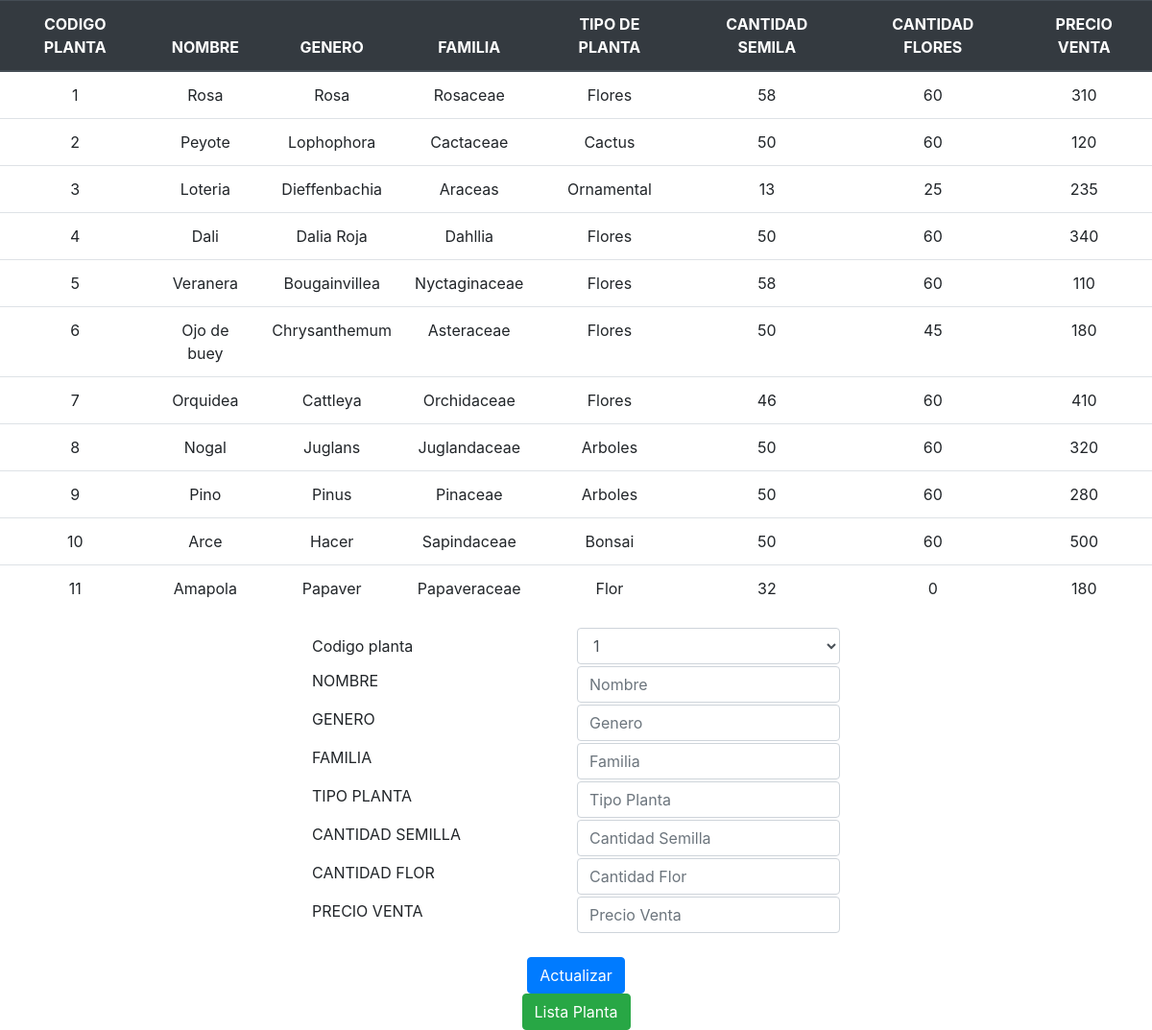
Page /Actualizar/actualizar_planta.php on the committed database.
### tables this page shows
CREATE TABLE IF NOT EXISTS `planta` (
  `codigo_planta` int(11) NOT NULL AUTO_INCREMENT,
  `nombre` varchar(25) NOT NULL,
  `genero` varchar(25) NOT NULL,
  `familia` varchar(25) NOT NULL,
  `tipo_planta` varchar(25) NOT NULL,
  `cantidad_semilla` int(11) NOT NULL DEFAULT '0',
  `cantidad_flor` int(11) NOT NULL DEFAULT '0',
  `precio_venta` int(11) NOT NULL DEFAULT '0',
  `eliminar` int(11) NOT NULL DEFAULT '0',
  PRIMARY KEY (`codigo_planta`)
);

### Actualizar/actualizar_planta.php (the view, shortened to what this page needs)
<!DOCTYPE html>
<html>
<head>
                <link rel="stylesheet" href="../css/bootstrap.min.css">
</head>
<body>
	<?php
	if (isset($_POST['submit']))
	{
		$codigo_planta=$_POST["codigo_planta"];
		$nombre=$_POST["nombre"];
		$genero=$_POST["genero"];
		$familia=$_POST["familia"];
		$tipo_planta=$_POST["tipo_planta"];
		$cantidad_semilla=$_POST["cantidad_semilla"];
		$cantidad_flor=$_POST["cantidad_flor"];
		$precio_venta=$_POST["precio_venta"];
		$error=false;
		if (empty($codigo_planta)) {
			echo "<center><p>codigo_planta empleado vacio ó no valido.</p></center>";
			$error=true;
		}
		if (empty($nombre) || is_numeric($nombre)) {
			echo "<center><p>nombre empleado vacio ó no valido.</p></center>";
			$error=true;
		}
		if (empty($genero) || is_numeric($genero)) {
			echo "<center><p>genero planta vacio ó no valido</p></center>";
			$error=true;
		}
		if (empty($familia) || is_numeric($familia)) {
			echo "<center><p>familia vacio ó no valido</p></center>";
			$error=true;
		}
		if (empty($tipo_planta) || is_numeric($tipo_planta)) {
			echo "<center><p>tipo_planta cultivo vacio ó no valido</p></center>";
			$error=true;
		}
		if (empty($cantidad_semilla) || !is_numeric($cantidad_semilla) || $cantidad_semilla<0) {
			echo "<center><p>cantidad_semilla abono cultivo vacio ó no valido</p></center>";
			$error=true;
		}
		if (empty($cantidad_flor) || !is_numeric($cantidad_flor) || $cantidad_flor<0) {
			echo "<center><p>cantidad_flor cultivo vacio ó no valido</p></center>";
			$error=true;
		}
		if (empty($precio_venta) || !is_numeric($precio_venta) || $precio_venta<0) {
			echo "<center><p>precio_venta cultivo vacio ó no valido</p></center>";
			$error=true;
		}
		if ($error)
		{
                    ?>
                        <center><td><input type="button" name="volver" value="Pagina anterior" class="btn btn-success" onclick="window.location.href='actualizar_planta.php'"></td></center>
                    <?php
		}else
		{
			require('../conexion.php');
			$sql="UPDATE planta SET nombre='$nombre', genero='$genero',familia='$familia',tipo_planta='$tipo_planta',cantidad_semilla=$cantidad_semilla,cantidad_flor=$cantidad_flor, precio_venta=$precio_venta WHERE codigo_planta=$codigo_planta";
			if ($link->query($sql) === TRUE) {
			    echo "<center><p>Registro actualizado satisfactoriamente</p></center>";
                            ?>
                            <center><td><input type="button" name="volver" value="Actualice una nueva planta" class="btn btn-success" onclick="window.location.href='actualizar_planta.php'"></td></center>
                            <?php
                        } else {
			    echo "Error: " . $sql . "<br>" . $link->error;
			}
		}
	}
	else
	{
	?>
		<div>
                     <table align="center" class="table">
                                <thead class="thead-dark">
                                    <tr>
                                        <th class="thead-dark" scope="col"><center>CODIGO PLANTA</center></th>
                                        <th class="thead-dark" scope="col"><center>NOMBRE</center></th>
                                        <th class="thead-dark" scope="col"><center>GENERO</center></th>
                                        <th class="thead-dark" scope="col"><center>FAMILIA</center></th>
                                        <th class="thead-dark" scope="col"><center>TIPO DE PLANTA</center></th>
                                        <th class="thead-dark" scope="col"><center>CANTIDAD SEMILA</center></th>
                                        <th class="thead-dark" scope="col"><center>CANTIDAD FLORES</center></th>
                                        <th class="thead-dark" scope="col"><center>PRECIO VENTA</center></th>
                                    </tr>
                                </thead>
					<?php
						require('../conexion.php');
						$query="SELECT * FROM planta WHERE eliminar = 0 ORDER BY codigo_planta";
						$resultado=mysqli_query($link,$query);
						while ($extraido= mysqli_fetch_array($resultado)) {
							echo "<tr align='center'><td>".$extraido['codigo_planta']."</td>";
							echo "<td>".$extraido['nombre']."</td>";
							echo "<td>".$extraido['genero']."</td>";
							echo "<td>".$extraido['familia']."</td>";
							echo "<td>".$extraido['tipo_planta']."</td>";
							echo "<td>".$extraido['cantidad_semilla']."</td>";
							echo "<td>".$extraido['cantidad_flor']."</td>";
							echo "<td>".$extraido['precio_venta']."</td></tr>";
						}
					?>
			</table>
		</div>
	<form method="post" action="actualizar_planta.php">
		<center>
		<table>
			<tr>
				<td>Codigo planta</td>
				<td>
					<select class="form-control" name="codigo_planta">
					<?php
						require ('../conexion.php');
						$query= "SELECT * FROM planta WHERE eliminar = 0 ORDER BY codigo_planta";
						$resultado= mysqli_query($link,$query);
						while($extraido= mysqli_fetch_array($resultado))
						{
							echo "<option value='$extraido[codigo_planta]'>$extraido[codigo_planta]</option>";
						}
					?>
					</select>
				</td>
                        <tr>
                            <div  class="form-group">
                                <td width="50%"><label>NOMBRE</label></td>
                                <td width="50%"><input type="name" name="nombre" class="form-control" placeholder="Nombre"></td>
                            </div>
                        </tr>
                        <tr>
                            <div  class="form-group">
                                <td width="50%"><label>GENERO</label></td>
                                <td width="50%"><input type="name" name="genero" class="form-control" placeholder="Genero"></td>
                            </div>
                        </tr>
			<tr>
                            <div  class="form-group">
                                <td width="50%"><label>FAMILIA</label></td>
                                <td width="50%"><input type="name" name="familia" class="form-control" placeholder="Familia"></td>
                            </div>
                        </tr>
			<tr>
                            <div  class="form-group">
                                <td width="50%"><label>TIPO PLANTA</label></td>
                                <td width="50%"><input type="name" name="tipo_planta" class="form-control" placeholder="Tipo Planta"></td>
                            </div>
                        </tr>
			<tr>
                            <div  class="form-group">
                                <td width="50%"><label>CANTIDAD SEMILLA</label></td>
                                <td width="50%"><input type="name" name="cantidad_semilla" class="form-control" placeholder="Cantidad Semilla"></td>
                            </div>
                        </tr>
			<tr>
                            <div  class="form-group">
                                <td width="50%"><label>CANTIDAD FLOR</label></td>
                                <td width="50%"><input type="number" name="cantidad_flor" class="form-control" placeholder="Cantidad Flor"></td>
                            </div>
                        </tr>
			<tr>
                            <div  class="form-group">
                                <td width="50%"><label>PRECIO VENTA</label></td>
                                <td width="50%"><input type="number" name="precio_venta" class="form-control" placeholder="Precio Venta"></td>
                            </div>
                        </tr>
		</table>
                    <br>
		<input class="btn btn-primary" type="submit" name="submit" value="Actualizar">
                </center>
	</form>
        <center><td><input type="button" name="volver" value="Lista Planta" class="btn btn-success" onclick="window.location.href='../Lista/lista_planta.php'"></td></center>
	<?php
	}
	?>
</body>
</html>

### rows in the picture
planta: codigo_planta "1", nombre "Rosa", genero "Rosa", familia "Rosaceae", tipo_planta "Flores", cantidad_semilla "58", cantidad_flor "60", precio_venta "310"
planta: codigo_planta "2", nombre "Peyote", genero "Lophophora", familia "Cactaceae", tipo_planta "Cactus", cantidad_semilla "50", cantidad_flor "60", precio_venta "120"
planta: codigo_planta "3", nombre "Loteria", genero "Dieffenbachia", familia "Araceas", tipo_planta "Ornamental", cantidad_semilla "13", cantidad_flor "25", precio_venta "235"
planta: codigo_planta "4", nombre "Dali", genero "Dalia Roja", familia "Dahllia", tipo_planta "Flores", cantidad_semilla "50", cantidad_flor "60", precio_venta "340"
planta: codigo_planta "5", nombre "Veranera", genero "Bougainvillea", familia "Nyctaginaceae", tipo_planta "Flores", cantidad_semilla "58", cantidad_flor "60", precio_venta "110"
planta: codigo_planta "6", nombre "Ojo de buey", genero "Chrysanthemum", familia "Asteraceae", tipo_planta "Flores", cantidad_semilla "50", cantidad_flor "45", precio_venta "180"
planta: codigo_planta "7", nombre "Orquidea", genero "Cattleya", familia "Orchidaceae", tipo_planta "Flores", cantidad_semilla "46", cantidad_flor "60", precio_venta "410"
planta: codigo_planta "8", nombre "Nogal", genero "Juglans", familia "Juglandaceae", tipo_planta "Arboles", cantidad_semilla "50", cantidad_flor "60", precio_venta "320"
planta: codigo_planta "9", nombre "Pino", genero "Pinus", familia "Pinaceae", tipo_planta "Arboles", cantidad_semilla "50", cantidad_flor "60", precio_venta "280"
planta: codigo_planta "10", nombre "Arce", genero "Hacer", familia "Sapindaceae", tipo_planta "Bonsai", cantidad_semilla "50", cantidad_flor "60", precio_venta "500"
planta: codigo_planta "11", nombre "Amapola", genero "Papaver", familia "Papaveraceae", tipo_planta "Flor", cantidad_semilla "32", cantidad_flor "0", precio_venta "180"

### other values in the picture
form field codigo_planta "1"
